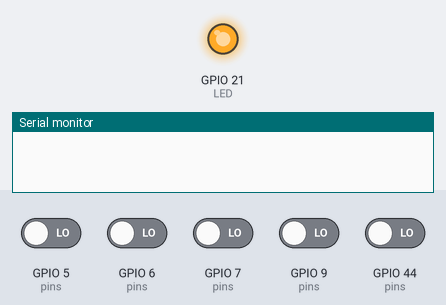
Simulated run of this sketch. Board: ESP32. Parts: output pins drawn as LEDs (lit = HIGH), the last lines printed to the serial monitor. Dashed ring = blinking. The test bench sets the inputs (shaded band); at power-on: GPIO 5 (pins), GPIO 6 (pins), GPIO 7 (pins), GPIO 9 (pins), GPIO 44 (pins) LOW.

Above: at 0.1 s.
At 3.2 s:
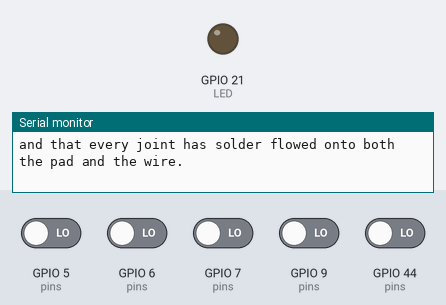
3.3 s: GPIO 5 (pins) driven HIGH
At 7.41 s:
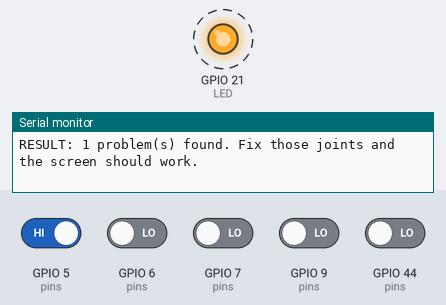
8.5 s: GPIO 6 (pins) driven HIGH
13.6 s: GPIO 7 (pins) driven HIGH
18.6 s: GPIO 9 (pins) driven HIGH
23.7 s: GPIO 44 (pins) driven HIGH
28.7 s: GPIO 5 (pins) driven LOW
Timing chart, 0 to 34.8 s (numbered marks = the images above; inputs shaded):
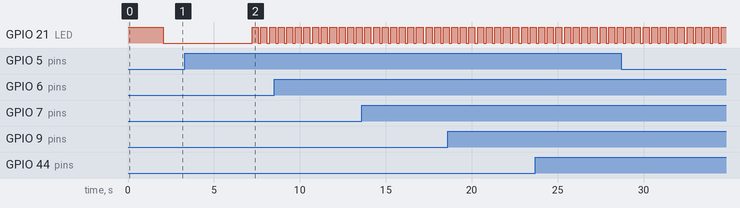

The sketch:

wiring_check.ino
```cpp
/*
  Wiring check for the glasses screen. It doesn't use the screen; it tests the five signal wires
  from the XIAO's side, looking for wires that touch each other, ground or 3.3 V.

  Open a serial console at 115200 baud (e.g. the Console in the web flasher) to read the report.
  The XIAO's orange light: steady on = no shorts found, blinking = a problem (see the console).

  It can't tell whether a wire goes to the right screen pin; check that by color.
*/
struct Pin { const char *xiao; int gpio; const char *screen; };
Pin pins[] = {
  {"D8",  7,  "SCK"},
  {"D10", 9,  "MOSI"},
  {"D7",  44, "TFTCS"},
  {"D4",  5,  "DC"},
  {"D5",  6,  "RST"},
};
const int N = sizeof(pins) / sizeof(pins[0]);
#define LED 21

void allInputs(int mode) { for (auto &p : pins) pinMode(p.gpio, mode); }

int check() {
  int problems = 0;
  Serial.println();
  Serial.println("=== Screen wiring check ===");

  // 1. Each wire against ground: with a pull-up it should read high.
  allInputs(INPUT_PULLUP);
  delay(5);
  for (auto &p : pins) {
    if (digitalRead(p.gpio) == LOW) {
      Serial.printf("PROBLEM: %s (to screen %s) is touching GROUND.\n", p.xiao, p.screen);
      problems++;
    }
  }

  // 2. Each wire against each other: pull one low, the rest should stay high.
  for (int i = 0; i < N; i++) {
    allInputs(INPUT_PULLUP);
    pinMode(pins[i].gpio, OUTPUT);
    digitalWrite(pins[i].gpio, LOW);
    delay(5);
    for (int j = i + 1; j < N; j++) {
      if (digitalRead(pins[j].gpio) == LOW) {
        Serial.printf("PROBLEM: %s (screen %s) and %s (screen %s) are touching each other.\n",
                      pins[i].xiao, pins[i].screen, pins[j].xiao, pins[j].screen);
        problems++;
      }
    }
  }

  // 3. Each wire against 3.3 V: with a pull-down it should read low. The screen board pulls some
  //    of its inputs up gently, so a "high" here is only reported, not counted as a short.
  allInputs(INPUT_PULLDOWN);
  delay(5);
  for (auto &p : pins) {
    if (digitalRead(p.gpio) == HIGH) {
      // Check how strong: a real short to 3.3 V stays high even when we pull down hard.
      pinMode(p.gpio, OUTPUT); digitalWrite(p.gpio, LOW); delay(2);
      pinMode(p.gpio, INPUT_PULLDOWN); delayMicroseconds(20);
      bool stillHigh = digitalRead(p.gpio) == HIGH;
      Serial.printf("Note: %s (screen %s) reads high: %s\n", p.xiao, p.screen,
                    stillHigh ? "it may be touching 3.3 V or Vin" : "a pull-up on the screen board, normal");
      if (stillHigh) problems++;
    }
  }
  allInputs(INPUT);

  if (problems == 0) {
    Serial.println("RESULT: no shorts found. If the screen is still blank, check each wire goes to the right pin,");
    Serial.println("and that every joint has solder flowed onto both the pad and the wire.");
  } else {
    Serial.printf("RESULT: %d problem(s) found. Fix those joints and the screen should work.\n", problems);
  }
  return problems;
}

void setup() {
  Serial.begin(115200);
  pinMode(LED, OUTPUT);
  digitalWrite(LED, HIGH);
  delay(2000);
}

void loop() {
  int problems = check();
  for (int k = 0; k < 10; k++) {          // show the result on the light for about 5 seconds
    if (problems == 0) { digitalWrite(LED, LOW); delay(500); }
    else { digitalWrite(LED, LOW); delay(150); digitalWrite(LED, HIGH); delay(350); }
  }
}
```

Measured:
- after the input at 3.3 s, GPIO 21 (LED): alternates HIGH for 0.35 s and LOW for 0.15 s, starting after 3.9 s
